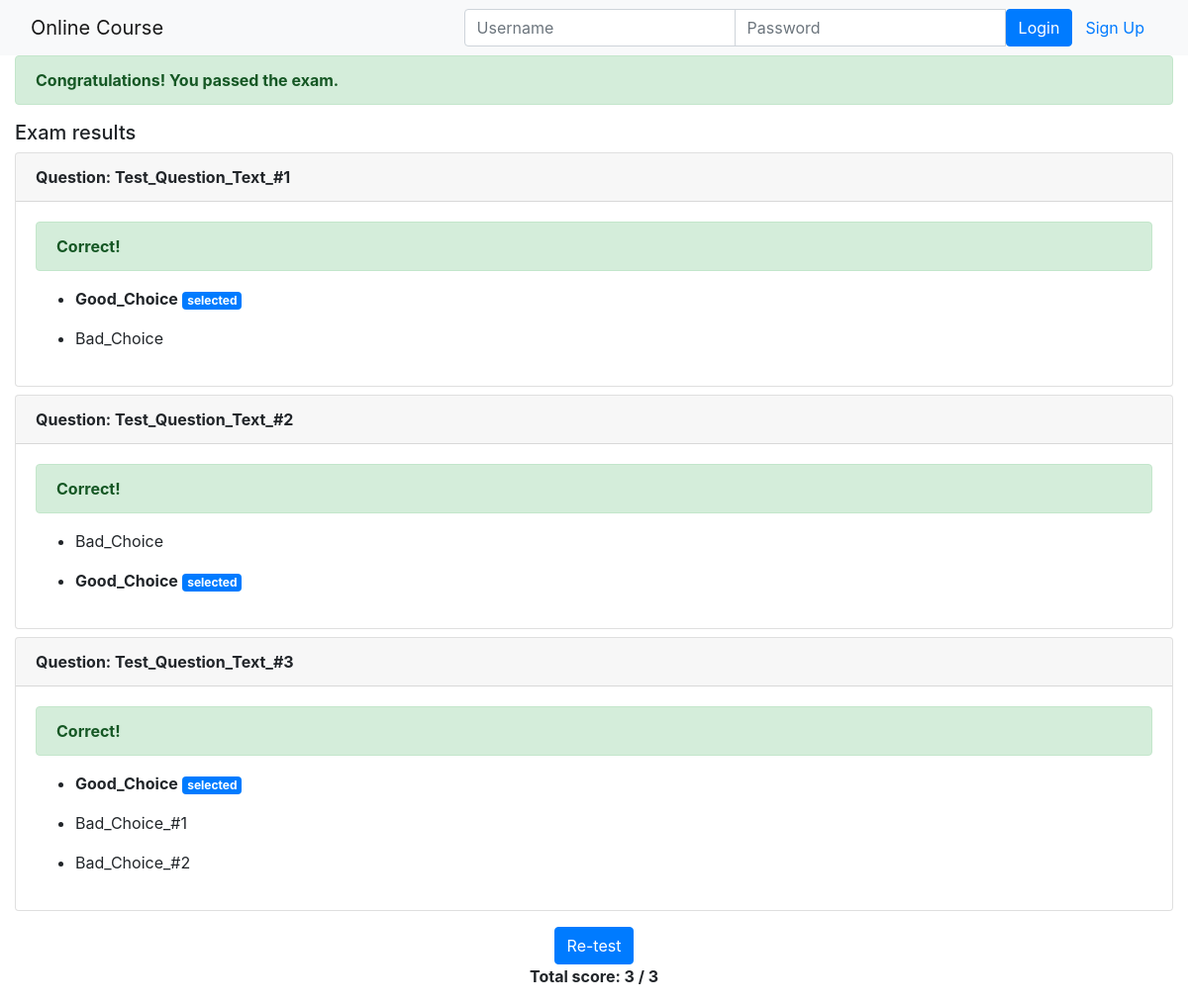
/onlinecourse/1/submission/1/result/, run on the app's committed database.
### onlinecourse/models.py (models this page shows, shortened)
class Question(models.Model):
    course = models.ForeignKey(Course, on_delete=models.CASCADE, related_name='questions')
    question_text = models.CharField(max_length=200, default = "Question text")
    grade_point = models.IntegerField(default=1)
    def is_get_score(self, selected_choices):
        correct_choices = self.choices.filter(is_correct=True)
        selected_choices = self.choices.filter(pk__in=selected_choices, is_correct=True)
        return selected_choices.count() == correct_choices.count()

class Choice(models.Model):
    question = models.ForeignKey(Question, on_delete=models.CASCADE, default=None, null=True, related_name='choices')
    choice_text = models.CharField(max_length=500, default="answer")
    is_correct = models.BooleanField(default=False)

### onlinecourse/views.py (the view, shortened to what this page needs)
# urls.py: path('<int:course_id>/submission/<int:submission_id>/result/', views.show_exam_result, name='show_exam_result'),
def show_exam_result(request, course_id, submission_id):
    course = Course.objects.get(id=course_id)
    submission = Submission.objects.get(id=submission_id)
    selected_choice_ids = list(submission.choice.all().values_list('id', flat=True))
    question_results = {}
    total_score = 0
    for question in course.questions.all():
        selected_ids = []
        choice_all = []
        choicen=None
        correct_choice = None
        for choice in question.choices.all():
            choice_all.append(choice.choice_text)
            if choice.id in selected_choice_ids:
                selected_ids.append(choice.id)
                choicen = choice.choice_text
                if choice.is_correct:
                    total_score += question.grade_point
                    correct_choice=choice.choice_text
            question_results[question.id] = {
                'question': question.question_text,
                'choice_all':choice_all,
                'choicen':choicen,
                'correct_choice':correct_choice,
                'is_correct': question.is_get_score(selected_ids),
                }
    passing_score = sum(question.grade_point for question in course.questions.all()) / 2
    max_point = sum(question.grade_point for question in course.questions.all())
    context = {
        'question_results': question_results,
        'total_score': total_score,
        'passing_score': passing_score,
        'max_point': max_point,
        'course': course_id,
    }
    return render(request, 'onlinecourse/exam_result_bootstrap.html', context=context)

### onlinecourse/templates/onlinecourse/exam_result_bootstrap.html (shortened to what this page needs)
{% extends "onlinecourse/index.html" %}
{% block content %}
<div class="container-fluid">
    {% if total_score >= passing_score %}
        <div class="alert alert-success">
            <strong>Congratulations! You passed the exam.</strong>
        </div>
    {% else %}
        <div class="alert alert-danger">
            <strong>Sorry, you failed the exam.</strong>
        </div>
    {% endif %}
    <div class="card-columns-vertical mt-1">
        <h5 class="">Exam results</h5>
        {% for question_id, result in question_results.items %}
            <div class="card mb-2">
                <div class="card-header">
                    <strong>Question: {{ result.question }}</strong>
                </div>
                <div class="card-body">
                    {% if result.is_correct %}
                    <div class="alert alert-success">
                        <strong>Correct!</strong>
                    </div>
                    {% else %}
                        <div class="alert alert-danger">
                            <strong>Incorrect.</strong>
                        </div>
                    {% endif %}
                    {%for answer in result.choice_all%}
                    <ul>
                        <li>{%if answer == result.correct_choice%}<strong>{{answer}}</strong>{%else%}
                            {{answer}}
                            {%endif%}
                            {% if answer == result.choicen %}
                            <span class="badge badge-primary">selected</span>
                            {% endif %}
                        </li>
                    </ul>
                    {%endfor%}
                </div>
            </div>
        {% endfor %}
        <div class="text-center">
            <p class="text-center">
                <form action="{% url 'onlinecourse:Check_exam' course %}" method="post">
                    <input class="btn btn-primary"  type="submit" value="Re-test">
                </form>
                <strong>Total score: {{ total_score }} / {{ max_point }}</strong>
            </p>
        </div>
    </div>
</div>
{% endblock %}

### data on the page
Question: question "Test_Question_Text_#1"
Choice: choice_all "Good_Choice"
Choice: choice_all "Bad_Choice"
Question: question "Test_Question_Text_#2"
Choice: choice_all "Bad_Choice"
Choice: choice_all "Good_Choice"
Question: question "Test_Question_Text_#3"
Choice: choice_all "Good_Choice"
Choice: choice_all "Bad_Choice_#1"
Choice: choice_all "Bad_Choice_#2"

### other printed values
{{ total_score }} "3"
{{ max_point }} "3"
